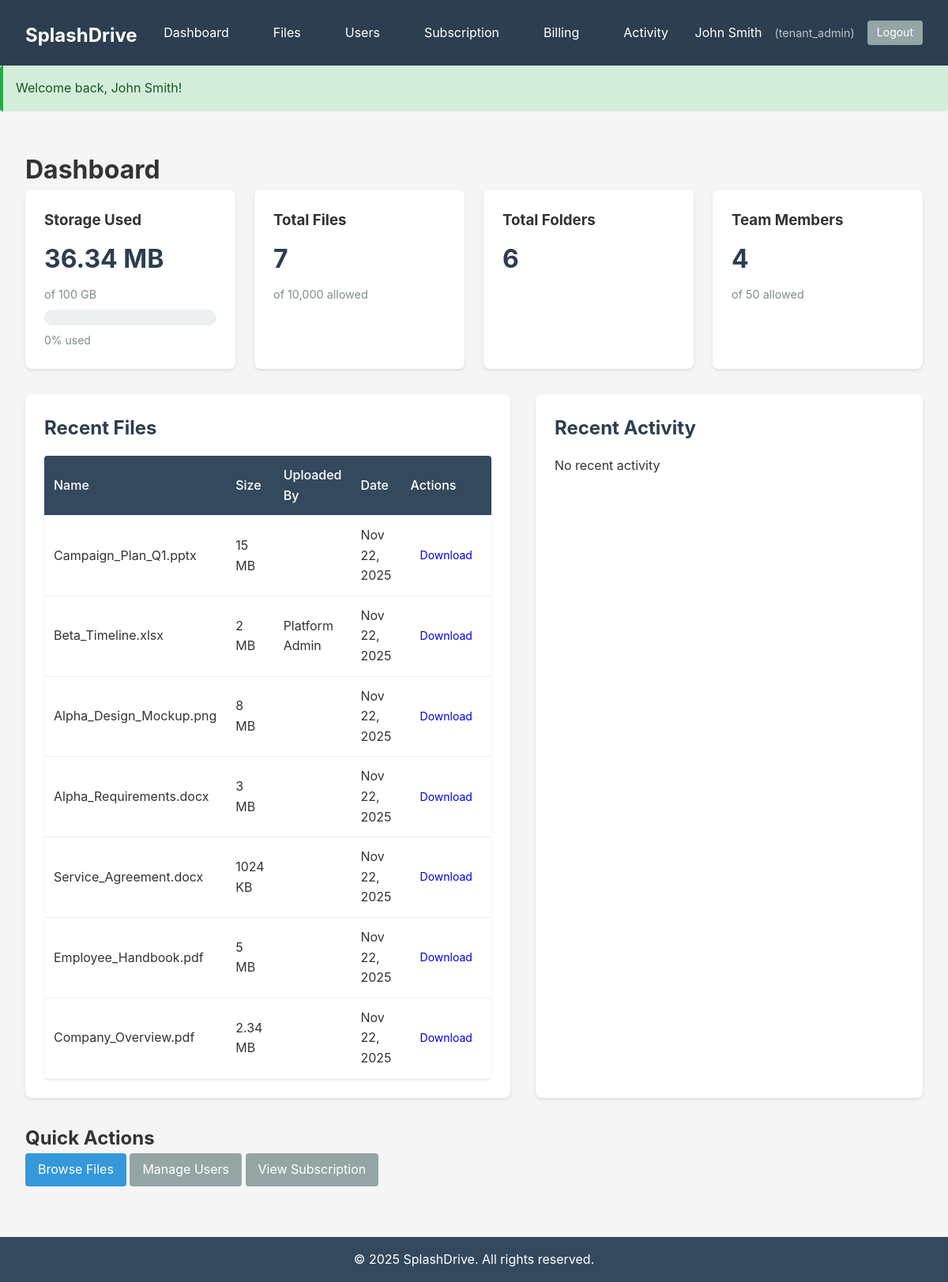
/dashboard (signed in), run on the app's committed database.
### tables this page shows
CREATE TABLE IF NOT EXISTS `tenant_subscriptions` (
  `id` INT UNSIGNED NOT NULL AUTO_INCREMENT,
  `tenant_id` INT UNSIGNED NOT NULL,
  `plan_id` INT UNSIGNED NOT NULL,
  `billing_cycle` ENUM('monthly', 'yearly') DEFAULT 'monthly',
  `status` ENUM('active', 'inactive', 'trial', 'cancelled', 'expired') DEFAULT 'trial',
  `trial_ends_at` TIMESTAMP NULL DEFAULT NULL,
  `current_period_start` TIMESTAMP NULL DEFAULT NULL,
  `current_period_end` TIMESTAMP NULL DEFAULT NULL,
  `cancelled_at` TIMESTAMP NULL DEFAULT NULL,
  `created_at` TIMESTAMP DEFAULT CURRENT_TIMESTAMP,
  `updated_at` TIMESTAMP DEFAULT CURRENT_TIMESTAMP ON UPDATE CURRENT_TIMESTAMP,
  PRIMARY KEY (`id`),
  INDEX `idx_tenant_id` (`tenant_id`),
  INDEX `idx_plan_id` (`plan_id`),
  INDEX `idx_status` (`status`),
  FOREIGN KEY (`tenant_id`) REFERENCES `tenants`(`id`) ON DELETE CASCADE,
  FOREIGN KEY (`plan_id`) REFERENCES `subscription_plans`(`id`)
);

CREATE TABLE IF NOT EXISTS `subscription_plans` (
  `id` INT UNSIGNED NOT NULL AUTO_INCREMENT,
  `name` VARCHAR(255) NOT NULL,
  `slug` VARCHAR(255) NOT NULL UNIQUE,
  `description` TEXT DEFAULT NULL,
  `price_monthly` DECIMAL(10, 2) NOT NULL DEFAULT 0.00,
  `price_yearly` DECIMAL(10, 2) NOT NULL DEFAULT 0.00,
  `max_storage_bytes` BIGINT UNSIGNED NOT NULL DEFAULT 0,
  `max_users` INT UNSIGNED NOT NULL DEFAULT 0,
  `max_files` INT UNSIGNED NOT NULL DEFAULT 0,
  `features` TEXT DEFAULT NULL,
  `is_active` TINYINT(1) DEFAULT 1,
  `sort_order` INT DEFAULT 0,
  `created_at` TIMESTAMP DEFAULT CURRENT_TIMESTAMP,
  `updated_at` TIMESTAMP DEFAULT CURRENT_TIMESTAMP ON UPDATE CURRENT_TIMESTAMP,
  PRIMARY KEY (`id`),
  INDEX `idx_slug` (`slug`),
  INDEX `idx_is_active` (`is_active`)
);

CREATE TABLE IF NOT EXISTS `files` (
  `id` INT UNSIGNED NOT NULL AUTO_INCREMENT,
  `tenant_id` INT UNSIGNED NOT NULL,
  `folder_id` INT UNSIGNED DEFAULT NULL,
  `original_filename` VARCHAR(255) NOT NULL,
  `stored_filename` VARCHAR(255) NOT NULL,
  `file_path` VARCHAR(1024) NOT NULL,
  `mime_type` VARCHAR(100) DEFAULT NULL,
  `file_size` BIGINT UNSIGNED NOT NULL DEFAULT 0,
  `extension` VARCHAR(20) DEFAULT NULL,
  `uploaded_by` INT UNSIGNED NOT NULL,
  `visibility` ENUM('private', 'tenant', 'shared_link') DEFAULT 'private',
  `download_count` INT UNSIGNED DEFAULT 0,
  `is_deleted` TINYINT(1) DEFAULT 0,
  `deleted_at` TIMESTAMP NULL DEFAULT NULL,
  `deleted_by` INT UNSIGNED DEFAULT NULL,
  `created_at` TIMESTAMP DEFAULT CURRENT_TIMESTAMP,
  `updated_at` TIMESTAMP DEFAULT CURRENT_TIMESTAMP ON UPDATE CURRENT_TIMESTAMP,
  PRIMARY KEY (`id`),
  INDEX `idx_tenant_id` (`tenant_id`),
  INDEX `idx_folder_id` (`folder_id`),
  INDEX `idx_uploaded_by` (`uploaded_by`),
  INDEX `idx_is_deleted` (`is_deleted`),
  INDEX `idx_mime_type` (`mime_type`),
  INDEX `idx_created_at` (`created_at`),
  FULLTEXT INDEX `idx_fulltext_filename` (`original_filename`),
  FOREIGN KEY (`tenant_id`) REFERENCES `tenants`(`id`) ON DELETE CASCADE,
  FOREIGN KEY (`folder_id`) REFERENCES `folders`(`id`) ON DELETE SET NULL,
  FOREIGN KEY (`uploaded_by`) REFERENCES `users`(`id`)
);

CREATE TABLE IF NOT EXISTS `users` (
  `id` INT UNSIGNED NOT NULL AUTO_INCREMENT,
  `tenant_id` INT UNSIGNED DEFAULT NULL,
  `name` VARCHAR(255) NOT NULL,
  `email` VARCHAR(255) NOT NULL UNIQUE,
  `password` VARCHAR(255) NOT NULL,
  `role` ENUM('platform_admin', 'tenant_admin', 'user', 'read_only') DEFAULT 'user',
  `avatar` VARCHAR(255) DEFAULT NULL,
  `status` ENUM('active', 'inactive', 'suspended') DEFAULT 'active',
  `last_login_at` TIMESTAMP NULL DEFAULT NULL,
  `created_at` TIMESTAMP DEFAULT CURRENT_TIMESTAMP,
  `updated_at` TIMESTAMP DEFAULT CURRENT_TIMESTAMP ON UPDATE CURRENT_TIMESTAMP,
  PRIMARY KEY (`id`),
  INDEX `idx_email` (`email`),
  INDEX `idx_tenant_id` (`tenant_id`),
  INDEX `idx_role` (`role`),
  FOREIGN KEY (`tenant_id`) REFERENCES `tenants`(`id`) ON DELETE CASCADE
);

### app/views/dashboard/index.php (the view, shortened to what the rows shown need)
<div class="dashboard">
    <h1>Dashboard</h1>
    <div class="stats-grid">
        <div class="stat-card">
            <h3>Storage Used</h3>
            <p class="stat-value"><?php echo Uploader::formatBytes($stats['storage_used']); ?></p>
            <p class="stat-meta">of <?php echo Uploader::formatBytes($tenant['max_storage_bytes']); ?></p>
            <div class="progress-bar">
            </div>
            <p class="progress-text"><?php echo round($storagePercentage, 1); ?>% used</p>
        </div>
        <div class="stat-card">
            <h3>Total Files</h3>
            <p class="stat-value"><?php echo number_format($stats['file_count']); ?></p>
            <p class="stat-meta">of <?php echo number_format($tenant['max_files']); ?> allowed</p>
        </div>
        <div class="stat-card">
            <h3>Total Folders</h3>
            <p class="stat-value"><?php echo number_format($stats['folder_count']); ?></p>
        </div>
        <div class="stat-card">
            <h3>Team Members</h3>
            <p class="stat-value"><?php echo number_format($stats['user_count']); ?></p>
            <p class="stat-meta">of <?php echo number_format($tenant['max_users']); ?> allowed</p>
        </div>
    </div>
    <div class="dashboard-content">
        <div class="dashboard-section">
            <h2>Recent Files</h2>
            <?php if (empty($recentFiles)): ?>
                <p>No files uploaded yet. <a href="/files">Upload your first file</a></p>
            <?php else: ?>
                <table class="table">
                    <thead>
                        <tr>
                            <th>Name</th>
                            <th>Size</th>
                            <th>Uploaded By</th>
                            <th>Date</th>
                            <th>Actions</th>
                        </tr>
                    </thead>
                    <tbody>
                        <?php foreach ($recentFiles as $file): ?>
                            <tr>
                                <td><?php echo htmlspecialchars($file['original_filename']); ?></td>
                                <td><?php echo Uploader::formatBytes($file['file_size']); ?></td>
                                <td><?php echo htmlspecialchars($file['uploaded_by_name']); ?></td>
                                <td><?php echo date('M d, Y', strtotime($file['created_at'])); ?></td>
                                <td>
                                    <a href="/files/download/<?php echo $file['id']; ?>" class="btn btn-sm">Download</a>
                                </td>
                            </tr>
                        <?php endforeach; ?>
                    </tbody>
                </table>
            <?php endif; ?>
        </div>
        <div class="dashboard-section">
            <h2>Recent Activity</h2>
            <?php if (empty($recentActivity)): ?>
                <p>No recent activity</p>
            <?php endif; ?>
        </div>
    </div>
    <div class="quick-actions">
        <h2>Quick Actions</h2>
        <a href="/files" class="btn btn-primary">Browse Files</a>
        <?php if (Auth::can('manage_users')): ?>
            <a href="/users" class="btn btn-secondary">Manage Users</a>
        <?php endif; ?>
        <?php if (Auth::can('manage_billing')): ?>
            <a href="/subscription" class="btn btn-secondary">View Subscription</a>
        <?php endif; ?>
    </div>
</div>

### data on the page
tenant_subscriptions: plan.max_storage_bytes "100 GB", plan.max_files "10,000", plan.max_users "50"
files: original_filename "Campaign_Plan_Q1.pptx", file_size "15 MB", created_at "Nov 22, 2025"
files: original_filename "Beta_Timeline.xlsx", file_size "2 MB", uploaded_by.name "Platform Admin", created_at "Nov 22, 2025"
files: original_filename "Alpha_Design_Mockup.png", file_size "8 MB", created_at "Nov 22, 2025"
files: original_filename "Alpha_Requirements.docx", file_size "3 MB", created_at "Nov 22, 2025"
files: original_filename "Service_Agreement.docx", file_size "1024 KB", created_at "Nov 22, 2025"
files: original_filename "Employee_Handbook.pdf", file_size "5 MB", created_at "Nov 22, 2025"
files: original_filename "Company_Overview.pdf", file_size "2.34 MB", created_at "Nov 22, 2025"

### other printed values
APP_NAME "SplashDrive"
Auth::user()['name'] "John Smith"
Auth::role() "tenant_admin"
Session::getFlash('success') "Welcome back, John Smith!"
Uploader::formatBytes($stats['storage_used']) "36.34 MB"
$storagePercentage "0"
$stats['file_count'] "7"
$stats['folder_count'] "6"
$stats['user_count'] "4"
